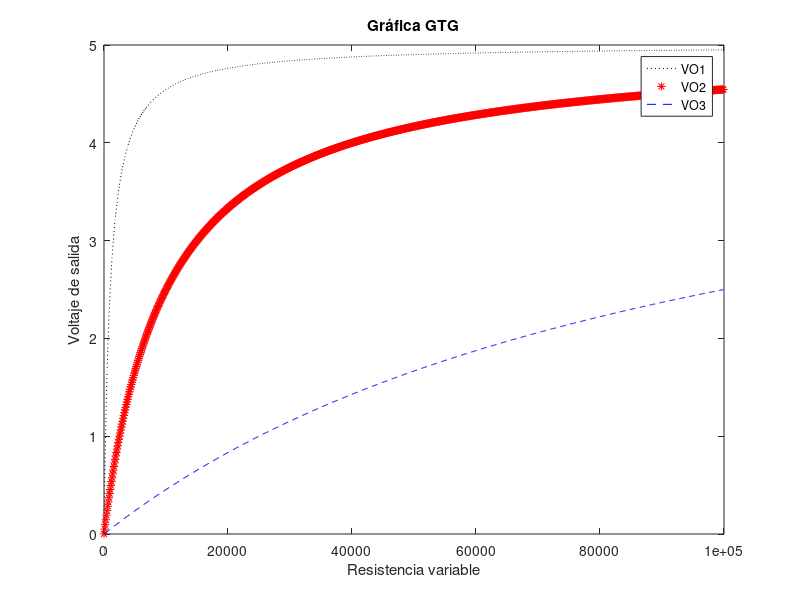

This chart was generated by the following MATLAB code:
%%writefile divT_GGT.m
% clear all; % Borra todas las variables
% clear; % Borra ventana de comandos
clc; % Borra ventana de comandos
% Close all; % Borra todas las ventanas 

% Entrada de valores de resistencia fija R1 y voltaje de alimentación (VIN)%
R1 = 1000;
R2 = 10000;
R3 = 100000;
VIN = 5;

RVAR = (1:100:100000); % Cálculo del voltaje de salida del divisor de tensión con una resistencia variable de 100K en serie con la resistencia R1
VO1 = VIN * (RVAR ./ (R1 + RVAR));

RVAR = (1:100:100000); % Cálculo del voltaje de salida del divisor de tensión con una resistencia variable de 100K en serie con la resistencia R2
VO2 = VIN * (RVAR ./ (R2 + RVAR));

RVAR = (1:100:100000); % Cálculo del voltaje de salida del divisor de tensión con una resistencia variable de 100K en serie con la resistencia R3
VO3 = VIN * (RVAR ./ (R3 + RVAR));

% Combine all data into one matrix
data_matrix = [RVAR', VO1', VO2', VO3'];

% Write the combined data to a single CSV file
csvwrite('combined_data.csv', data_matrix);

% Plot the data
plot(RVAR, VO1, "k:", RVAR, VO2, "r*", RVAR, VO3, "b--");
title("Gráfica GTG");
legend("VO1", "VO2", "VO3");
xlabel("Resistencia variable");
ylabel("Voltaje de salida");
print -dpng divT_GGT.png
